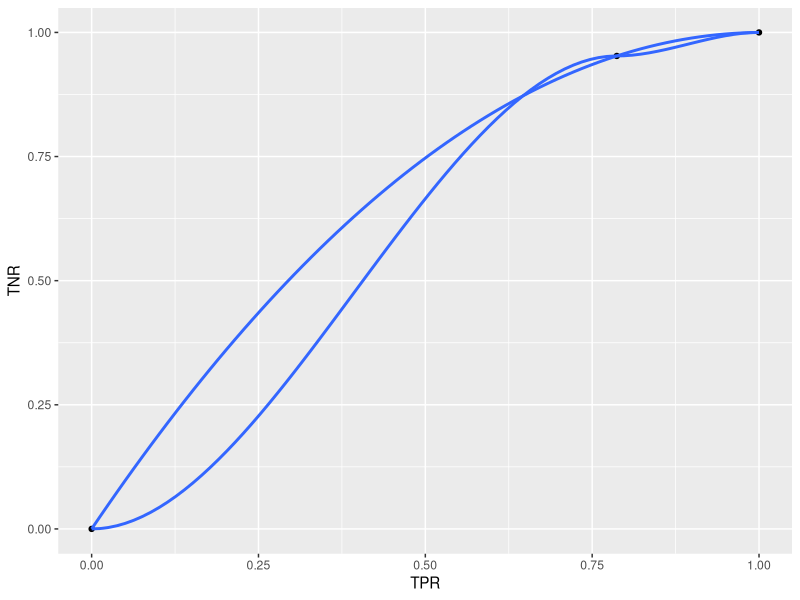
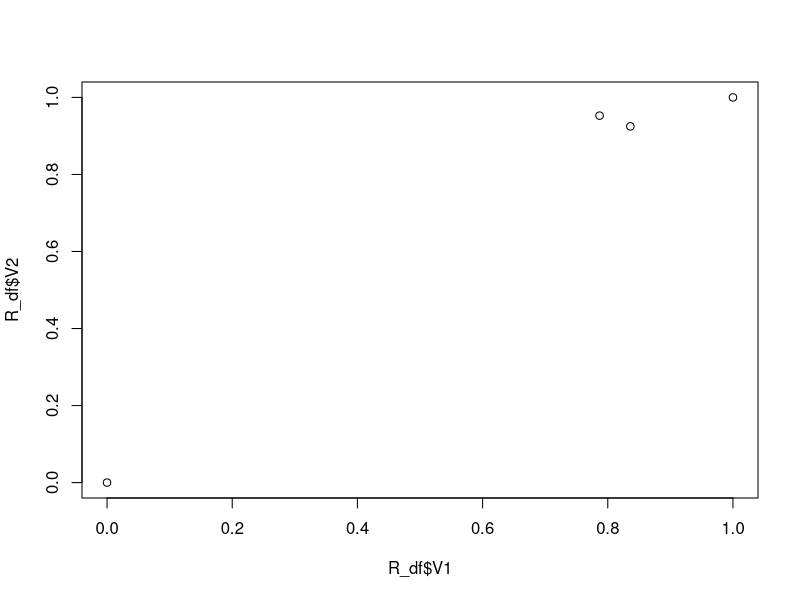
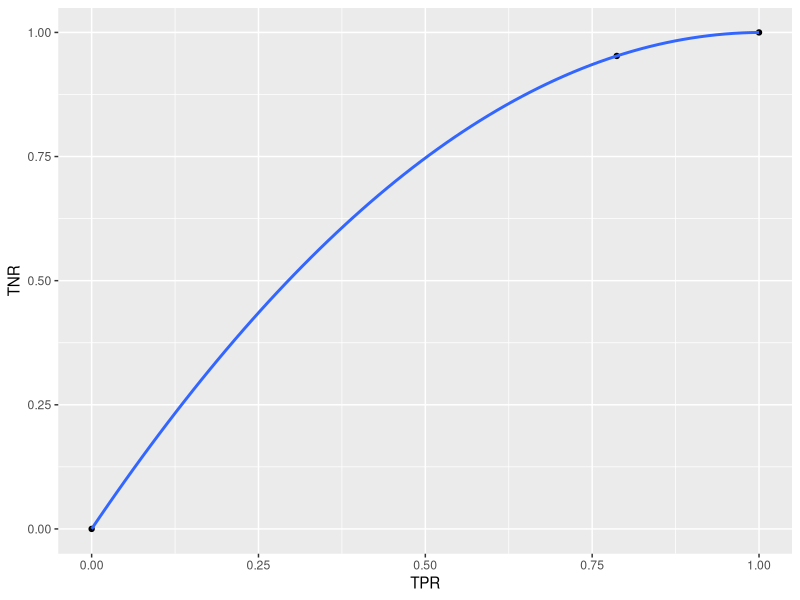

Here is the R script that generated these plots, in order:
# prepare data, define functions 
options(scipen = 999,digits = 4)
# ipak function: install and load multiple R packages.
# check to see if packages are installed. Install them if they are not, then load them into the R session.
ipak <- function(pkg){
  new.pkg <- pkg[!(pkg %in% installed.packages()[, "Package"])]
  if (length(new.pkg)) 
    install.packages(new.pkg, dependencies = TRUE)
  sapply(pkg, require, character.only = TRUE)
}
crtDfTs <- function(vec,stry,strm,freq){
  v.ts <- ts(as.data.frame(vec),start = c(stry, strm),frequency=freq)
  v.df <- as.data.frame.ts(v.ts)
  v.df$date <- as.Date.ts(v.ts)
  return(v.df)
}
# usage
#packages <- c("tidyverse","astsa","xts","zoo","forecast","parallel")
packages <- c("tidyverse","xts","zoo","parallel","grid","gridExtra","gtable","rlist")
ipak(packages)
setwd("~/Dropbox/Research/datingRecession/fourInd")
df <- crtDfTs(seq(420),1976,1,12)

df <- (df%>%mutate(NBER=ifelse(date>=as.Date('1980-01-01')&date<=as.Date('1980-07-01'),1,
                               ifelse(date>=as.Date('1981-07-01')&date<=as.Date('1982-11-01'),1,
                                      ifelse(date>=as.Date('1990-07-01')&date<=as.Date('1991-03-01'),1,
                                             ifelse(date>=as.Date('2001-03-01')&date<=as.Date('2001-11-01'),1,
                                                    ifelse(date>=as.Date('2007-12-01')&date<=as.Date('2009-06-01'),1,0))))))
       )
df <- (df%>%mutate(c12=ifelse(date>=as.Date('1979-10-01')&date<=as.Date('1980-09-01'),1,
                               ifelse(date>=as.Date('1981-10-01')&date<=as.Date('1983-01-01'),1,
                                      ifelse(date>=as.Date('1990-10-01')&date<=as.Date('1991-01-01'),1,
                                             ifelse(date>=as.Date('2001-03-01')&date<=as.Date('2002-04-01'),1,
                                                    ifelse(date>=as.Date('2008-05-01')&date<=as.Date('2009-11-01'),1,0))))))
)

  # P: the number of real positive cases in the data
  # N: the number of real negative cases in the data
  # TP: true positive
  # TN: true negative
  # FP: false positive
  # FN: false negative
df<-(df%>%mutate(P=ifelse(NBER==1,1,0))
       %>%mutate(N=ifelse(NBER==0,1,0))
       %>%mutate(TP=ifelse(NBER==1 & c12 ==1,1,0))
       %>%mutate(TN=ifelse(NBER==0 & c12 ==0,1,0))
       %>%mutate(FP=ifelse(NBER==0 & c12 ==1,1,0))
       %>%mutate(FN=ifelse(NBER==1 & c12 ==0,1,0))
     )
# true positive rate
TPR <- sum(df$TP)/sum(df$P)
TNR <- sum(df$TN)/sum(df$N)
c1 <- c(0,0)
c2 <- c(1,1)
R <- rbind(c1,c2)
R <- rbind(R,c(TPR,TNR))
R_df <- as.data.frame(R)
p <- ggplot(R_df, aes(V1, V2)) +  geom_point()
p <- p + stat_smooth(method = "lm", formula = y ~ x + I(x^2), size = 1)+  labs(x="TPR",y="TNR")
ggsave(filename="~/Dropbox/Research/shared/datingRecession/Graph/ROC.png",plot=p,width = 10,height = 5.15, dpi=300)


# loess method: local regression fitting
p + geom_smooth(method = "loess")

df <- (df%>%mutate(c33=ifelse(date>=as.Date('1979-08-01')&date<=as.Date('1980-09-01'),1,
                              ifelse(date>=as.Date('1981-10-01')&date<=as.Date('1983-01-01'),1,
                                     ifelse(date>=as.Date('1990-10-01')&date<=as.Date('1991-06-01'),1,
                                            ifelse(date>=as.Date('2000-12-01')&date<=as.Date('2002-06-01'),1,
                                                   ifelse(date>=as.Date('2008-04-01')&date<=as.Date('2009-11-01'),1,0))))))
)

# P: the number of real positive cases in the data
# N: the number of real negative cases in the data
# TP: true positive
# TN: true negative
# FP: false positive
# FN: false negative
df<-(df%>%mutate(P=ifelse(NBER==1,1,0))
     %>%mutate(N=ifelse(NBER==0,1,0))
     %>%mutate(TP=ifelse(NBER==1 & c33 ==1,1,0))
     %>%mutate(TN=ifelse(NBER==0 & c33 ==0,1,0))
     %>%mutate(FP=ifelse(NBER==0 & c33 ==1,1,0))
     %>%mutate(FN=ifelse(NBER==1 & c33 ==0,1,0))
)
# true positive rate
TPR <- sum(df$TP)/sum(df$P)
TNR <- sum(df$TN)/sum(df$N)
R <- rbind(R,c(TPR,TNR))
R_df <- as.data.frame(R)
plot(R_df$V1,R_df$V2)
